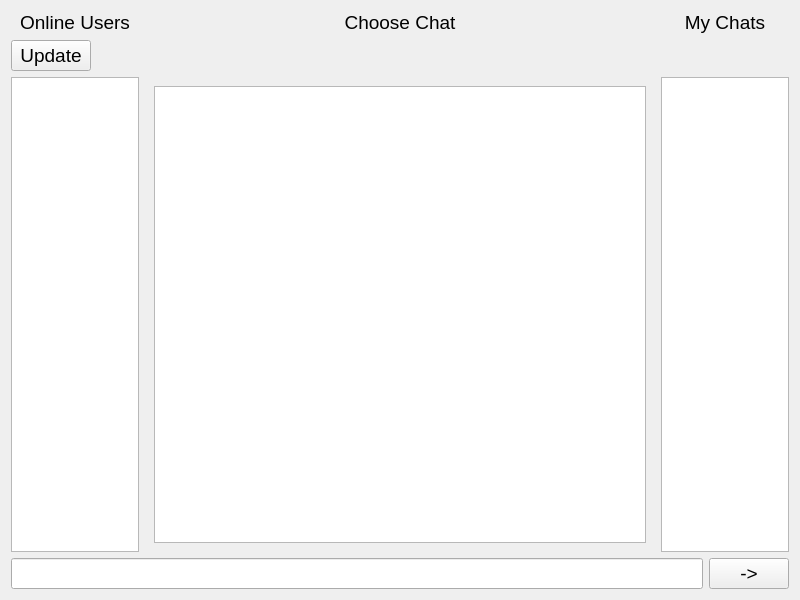
<?xml version="1.0" encoding="UTF-8"?>
<ui version="4.0">
 <class>Client</class>
 <widget class="QWidget" name="Client">
  <property name="geometry">
   <rect>
    <x>0</x>
    <y>0</y>
    <width>800</width>
    <height>600</height>
   </rect>
  </property>
  <property name="font">
   <font>
    <pointsize>14</pointsize>
   </font>
  </property>
  <property name="windowTitle">
   <string>Form</string>
  </property>
  <layout class="QVBoxLayout" name="verticalLayout">
   <item>
    <layout class="QHBoxLayout" name="horizontalLayout_2">
     <item>
      <widget class="QLabel" name="label">
       <property name="sizePolicy">
        <sizepolicy hsizetype="Preferred" vsizetype="Preferred">
         <horstretch>1</horstretch>
         <verstretch>0</verstretch>
        </sizepolicy>
       </property>
       <property name="text">
        <string>Online Users</string>
       </property>
       <property name="alignment">
        <set>Qt::AlignCenter</set>
       </property>
      </widget>
     </item>
     <item>
      <widget class="QLabel" name="currChatLabel">
       <property name="sizePolicy">
        <sizepolicy hsizetype="Preferred" vsizetype="Preferred">
         <horstretch>4</horstretch>
         <verstretch>0</verstretch>
        </sizepolicy>
       </property>
       <property name="text">
        <string>Choose Chat</string>
       </property>
       <property name="alignment">
        <set>Qt::AlignCenter</set>
       </property>
      </widget>
     </item>
     <item>
      <widget class="QLabel" name="label_3">
       <property name="sizePolicy">
        <sizepolicy hsizetype="Preferred" vsizetype="Preferred">
         <horstretch>1</horstretch>
         <verstretch>0</verstretch>
        </sizepolicy>
       </property>
       <property name="text">
        <string>My Chats</string>
       </property>
       <property name="alignment">
        <set>Qt::AlignCenter</set>
       </property>
      </widget>
     </item>
    </layout>
   </item>
   <item>
    <layout class="QHBoxLayout" name="horizontalLayout_4">
     <item>
      <widget class="QPushButton" name="updateOnlineUsersButton">
       <property name="enabled">
        <bool>true</bool>
       </property>
       <property name="sizePolicy">
        <sizepolicy hsizetype="Preferred" vsizetype="Minimum">
         <horstretch>0</horstretch>
         <verstretch>0</verstretch>
        </sizepolicy>
       </property>
       <property name="sizeIncrement">
        <size>
         <width>0</width>
         <height>0</height>
        </size>
       </property>
       <property name="text">
        <string>Update</string>
       </property>
      </widget>
     </item>
     <item>
      <spacer name="horizontalSpacer">
       <property name="orientation">
        <enum>Qt::Horizontal</enum>
       </property>
       <property name="sizeType">
        <enum>QSizePolicy::MinimumExpanding</enum>
       </property>
       <property name="sizeHint" stdset="0">
        <size>
         <width>40</width>
         <height>20</height>
        </size>
       </property>
      </spacer>
     </item>
    </layout>
   </item>
   <item>
    <layout class="QHBoxLayout" name="horizontalLayout">
     <item>
      <widget class="QListWidget" name="onlineUsersListWidget">
       <property name="sizePolicy">
        <sizepolicy hsizetype="Expanding" vsizetype="Expanding">
         <horstretch>1</horstretch>
         <verstretch>0</verstretch>
        </sizepolicy>
       </property>
      </widget>
     </item>
     <item>
      <widget class="QStackedWidget" name="stackedWidget">
       <property name="sizePolicy">
        <sizepolicy hsizetype="Expanding" vsizetype="Expanding">
         <horstretch>4</horstretch>
         <verstretch>0</verstretch>
        </sizepolicy>
       </property>
       <property name="currentIndex">
        <number>0</number>
       </property>
       <widget class="QWidget" name="user">
        <property name="enabled">
         <bool>true</bool>
        </property>
        <property name="sizePolicy">
         <sizepolicy hsizetype="Expanding" vsizetype="Expanding">
          <horstretch>0</horstretch>
          <verstretch>0</verstretch>
         </sizepolicy>
        </property>
        <layout class="QVBoxLayout" name="verticalLayout_2">
         <item>
          <widget class="QTextBrowser" name="textBrowser"/>
         </item>
        </layout>
       </widget>
      </widget>
     </item>
     <item>
      <widget class="QListWidget" name="myChatsListWidget">
       <property name="sizePolicy">
        <sizepolicy hsizetype="Expanding" vsizetype="Expanding">
         <horstretch>1</horstretch>
         <verstretch>0</verstretch>
        </sizepolicy>
       </property>
      </widget>
     </item>
    </layout>
   </item>
   <item>
    <layout class="QHBoxLayout" name="horizontalLayout_3">
     <item>
      <widget class="QLineEdit" name="sendMessageLineEdit"/>
     </item>
     <item>
      <widget class="QPushButton" name="sendMessageButton">
       <property name="text">
        <string>-&gt;</string>
       </property>
      </widget>
     </item>
    </layout>
   </item>
  </layout>
 </widget>
 <resources/>
 <connections/>
</ui>
